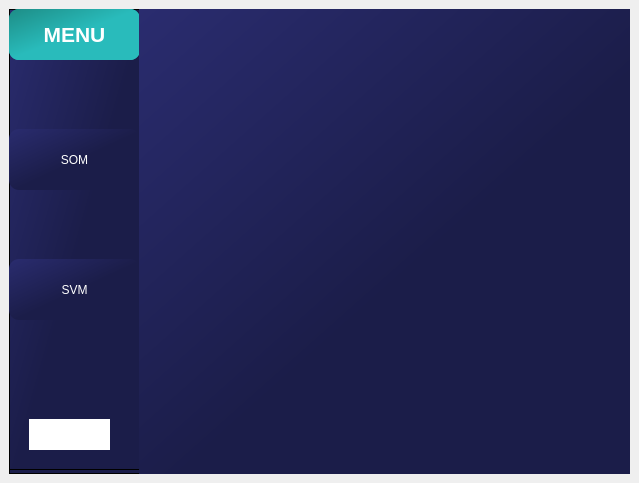
<?xml version="1.0" encoding="UTF-8"?>
<ui version="4.0">
 <class>MainWindow</class>
 <widget class="QMainWindow" name="MainWindow">
  <property name="enabled">
   <bool>true</bool>
  </property>
  <property name="geometry">
   <rect>
    <x>0</x>
    <y>0</y>
    <width>639</width>
    <height>483</height>
   </rect>
  </property>
  <property name="minimumSize">
   <size>
    <width>0</width>
    <height>0</height>
   </size>
  </property>
  <property name="maximumSize">
   <size>
    <width>900</width>
    <height>16777215</height>
   </size>
  </property>
  <property name="font">
   <font>
    <family>Calisto MT</family>
    <pointsize>12</pointsize>
   </font>
  </property>
  <property name="windowTitle">
   <string>PyPower PM</string>
  </property>
  <property name="windowIcon">
   <iconset>
    <normaloff>../../Downloads/brain.png</normaloff>../../Downloads/brain.png</iconset>
  </property>
  <widget class="QWidget" name="centralwidget">
   <layout class="QVBoxLayout" name="verticalLayout">
    <item>
     <widget class="QFrame" name="frame">
      <property name="styleSheet">
       <string notr="true">background-color: qlineargradient(spread:pad, x1:0, y1:0, x2:1, y2:1, stop:0 rgba(42, 44, 111, 255), stop:0.522887 rgba(27, 29, 73, 255));
</string>
      </property>
      <property name="frameShape">
       <enum>QFrame::StyledPanel</enum>
      </property>
      <property name="frameShadow">
       <enum>QFrame::Raised</enum>
      </property>
      <widget class="QFrame" name="frame_2">
       <property name="geometry">
        <rect>
         <x>0</x>
         <y>0</y>
         <width>131</width>
         <height>461</height>
        </rect>
       </property>
       <property name="frameShape">
        <enum>QFrame::StyledPanel</enum>
       </property>
       <property name="frameShadow">
        <enum>QFrame::Raised</enum>
       </property>
       <widget class="QPushButton" name="pushButton_2">
        <property name="geometry">
         <rect>
          <x>0</x>
          <y>120</y>
          <width>131</width>
          <height>61</height>
         </rect>
        </property>
        <property name="styleSheet">
         <string notr="true">QPushButton
{
   
	font: 75 20pt &quot;Calisto MT&quot;;
    color: rgb(255, 255, 255);
    border: Opx solid;
    border-radius: 10px;
}

QPushButton:hover
{
   
	
	background-color: qlineargradient(spread:pad, x1:0, y1:0, x2:1, y2:1, stop:0 rgba(52, 204, 199, 255), stop:0.528947 rgba(19, 177, 172, 255));
}
</string>
        </property>
        <property name="text">
         <string>SOM</string>
        </property>
       </widget>
       <widget class="QPushButton" name="pushButton_3">
        <property name="geometry">
         <rect>
          <x>0</x>
          <y>250</y>
          <width>131</width>
          <height>61</height>
         </rect>
        </property>
        <property name="styleSheet">
         <string notr="true">QPushButton
{
   
	font: 75 20pt &quot;Calisto MT&quot;;
    color: rgb(255, 255, 255);
    border: Opx solid;
   border-radius: 10px;
}

QPushButton:hover
{
   
	
	background-color: qlineargradient(spread:pad, x1:0, y1:0, x2:1, y2:1, stop:0 rgba(52, 204, 199, 255), stop:0.528947 rgba(19, 177, 172, 255));
}
</string>
        </property>
        <property name="text">
         <string>SVM</string>
        </property>
       </widget>
       <widget class="QFrame" name="frame_3">
        <property name="geometry">
         <rect>
          <x>0</x>
          <y>0</y>
          <width>131</width>
          <height>51</height>
         </rect>
        </property>
        <property name="styleSheet">
         <string notr="true">background-color: qlineargradient(spread:pad, x1:0, y1:0, x2:1, y2:1, stop:0 rgba(29, 141, 134, 255), stop:0.495595 rgba(41, 187, 187, 255));
border-radius: 10px;</string>
        </property>
        <property name="frameShape">
         <enum>QFrame::StyledPanel</enum>
        </property>
        <property name="frameShadow">
         <enum>QFrame::Raised</enum>
        </property>
        <widget class="QLabel" name="label">
         <property name="geometry">
          <rect>
           <x>0</x>
           <y>0</y>
           <width>131</width>
           <height>51</height>
          </rect>
         </property>
         <property name="styleSheet">
          <string notr="true">font: 75 14pt &quot;Calisto MT&quot;;</string>
         </property>
         <property name="text">
          <string>&lt;html&gt;&lt;head/&gt;&lt;body&gt;&lt;p align=&quot;center&quot;&gt;&lt;span style=&quot; font-size:16pt; font-weight:600; color:#ffffff;&quot;&gt;MENU&lt;/span&gt;&lt;/p&gt;&lt;/body&gt;&lt;/html&gt;</string>
         </property>
        </widget>
       </widget>
       <widget class="QLabel" name="label_2">
        <property name="geometry">
         <rect>
          <x>20</x>
          <y>410</y>
          <width>81</width>
          <height>31</height>
         </rect>
        </property>
        <property name="styleSheet">
         <string notr="true">background-color: rgb(255, 255, 255);</string>
        </property>
        <property name="text">
         <string/>
        </property>
        <property name="pixmap">
         <pixmap>../../.spyder-py3/logoLabsia.png</pixmap>
        </property>
        <property name="scaledContents">
         <bool>true</bool>
        </property>
       </widget>
      </widget>
      <widget class="QLabel" name="label_3">
       <property name="geometry">
        <rect>
         <x>130</x>
         <y>0</y>
         <width>531</width>
         <height>481</height>
        </rect>
       </property>
       <property name="styleSheet">
        <string notr="true">font: 75 14pt &quot;Calisto MT&quot;;</string>
       </property>
       <property name="text">
        <string/>
       </property>
       <property name="pixmap">
        <pixmap>../../Downloads/PyPower PM (1).png</pixmap>
       </property>
      </widget>
      <widget class="QLabel" name="label_4">
       <property name="geometry">
        <rect>
         <x>130</x>
         <y>0</y>
         <width>541</width>
         <height>481</height>
        </rect>
       </property>
       <property name="text">
        <string/>
       </property>
       <property name="pixmap">
        <pixmap>../../.spyder-py3/PyPower PM/Interfaceprincipal_Cilamce.png</pixmap>
       </property>
      </widget>
      <zorder>label_3</zorder>
      <zorder>frame_2</zorder>
      <zorder>label_4</zorder>
     </widget>
    </item>
   </layout>
  </widget>
 </widget>
 <resources/>
 <connections/>
</ui>
